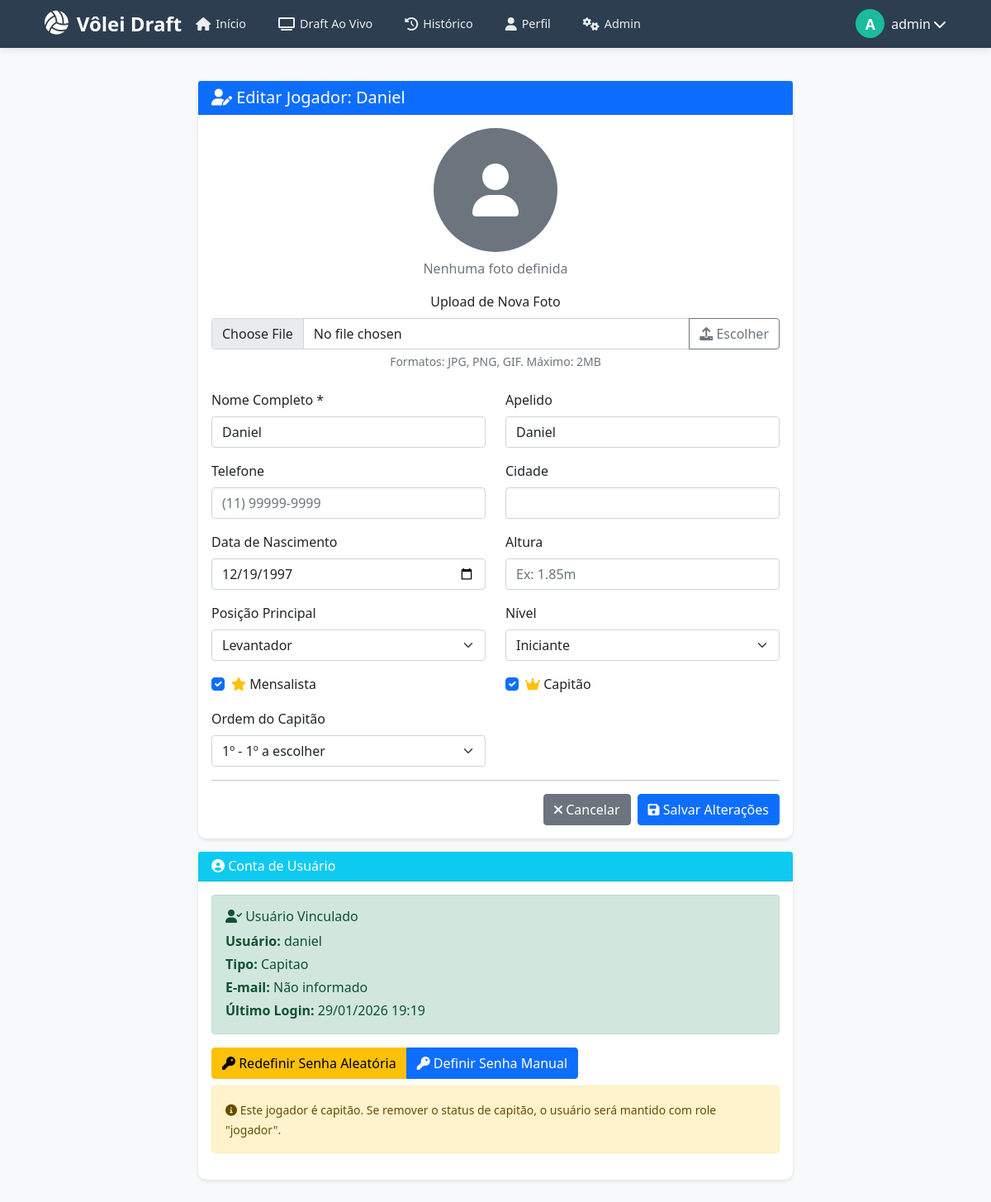
The page /admin/jogador/editar/2 (signed in) on the database as committed earlier.
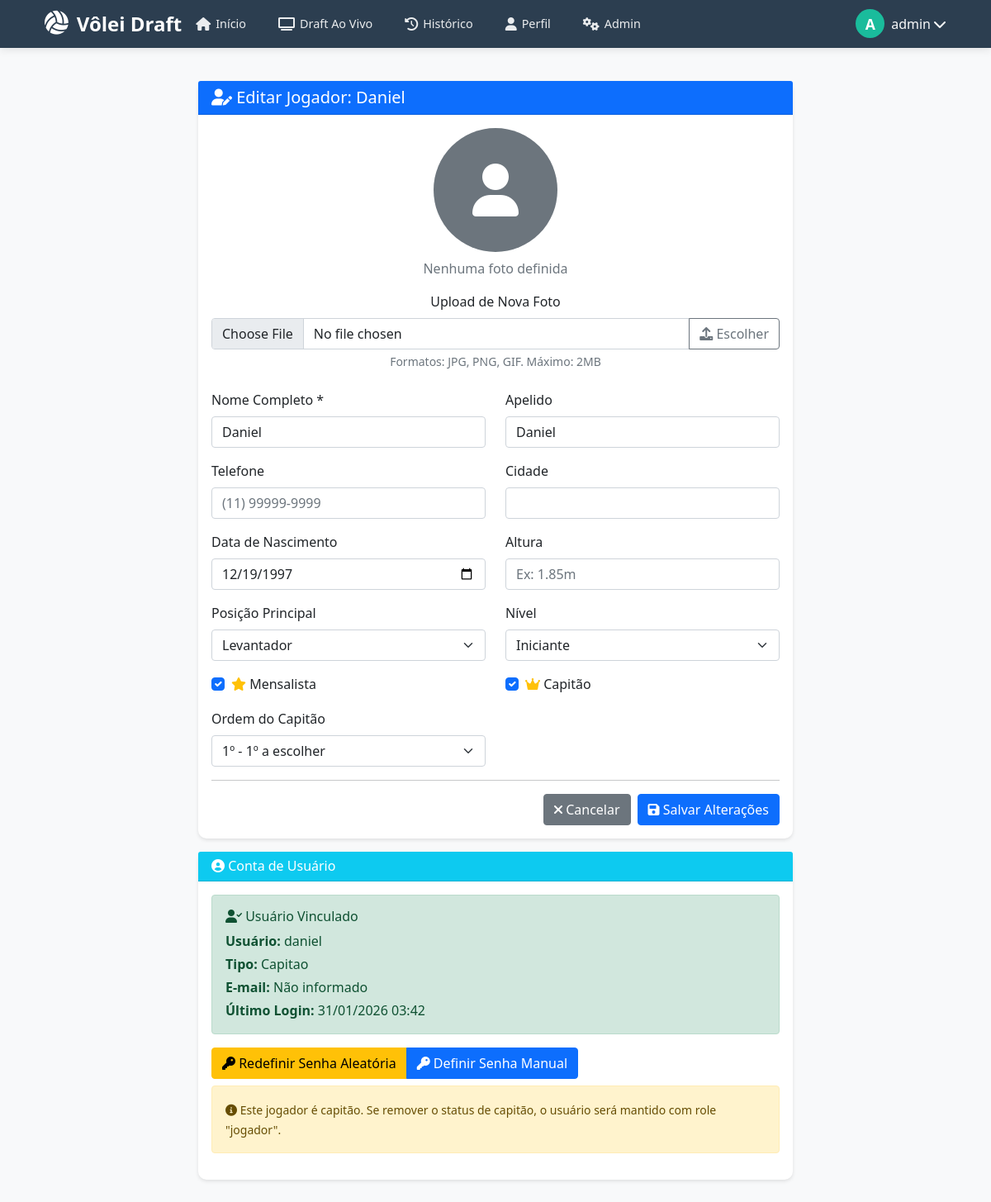
The same page on the database as committed later.
### app.py (models this page shows)
class User(UserMixin, db.Model):
    id = db.Column(db.Integer, primary_key=True)
    username = db.Column(db.String(80), unique=True, nullable=False)
    password = db.Column(db.String(200), nullable=False)
    email = db.Column(db.String(120), unique=True, nullable=True)
    role = db.Column(db.String(20), nullable=False, default='jogador')
    jogador_id = db.Column(db.Integer, db.ForeignKey('jogador.id'))
    created_at = db.Column(db.DateTime, default=datetime.utcnow)
    last_login = db.Column(db.DateTime)
    foto_perfil = db.Column(db.String(200))
    jogador = db.relationship('Jogador', back_populates='user', uselist=False)

### app.py (the view, shortened to what this page needs)
@app.route('/admin/jogador/editar/<int:id>', methods=['GET', 'POST'])
@admin_required
def editar_jogador(id):
    jogador = Jogador.query.get_or_404(id)
    return render_template('admin/editar_jogador.html', jogador=jogador)

### app.py (called while the page is built)
def admin_required(f):
    @wraps(f)
    def decorated_function(*args, **kwargs):
        if not current_user.is_authenticated or current_user.role != 'admin':
            flash('Acesso restrito a administradores!', 'danger')
            return redirect(url_for('login'))
        return f(*args, **kwargs)
    return decorated_function

@login_manager.user_loader
def load_user(user_id):
    return User.query.get(int(user_id))

@app.before_request
def check_profile_completion():
    if current_user.is_authenticated:
        exempt_routes = ['completar_perfil', 'logout', 'static', 'login']
        if request.endpoint in exempt_routes:
            return
        if current_user.role == 'admin':
            return
        if not current_user.jogador_id:
            if request.endpoint != 'completar_perfil':
                flash('Complete seu perfil de jogador para continuar.', 'info')
                return redirect(url_for('completar_perfil'))

def format_date_func(value, format='%d/%m/%Y'):
    if value:
        if isinstance(value, datetime):
            return value.strftime(format)
        elif isinstance(value, date):
            return value.strftime(format)
    return ''

### templates/admin/editar_jogador.html (shortened to what the changed rows need)
{% extends "admin/base.html" %}
{% block admin_content %}
<div class="row justify-content-center">
    <div class="col-md-8">
        <div class="card mt-3">
            <div class="card-body">
                {% if jogador.user %}
                    <div class="alert alert-success">
                        <h6><i class="fas fa-user-check"></i> Usuário Vinculado</h6>
                        <p class="mb-1"><strong>Usuário:</strong> {{ jogador.user.username }}</p>
                        <p class="mb-1"><strong>Tipo:</strong> {{ jogador.user.role|title }}</p>
                        <p class="mb-1"><strong>E-mail:</strong> {{ jogador.user.email or 'Não informado' }}</p>
                        <p class="mb-0"><strong>Último Login:</strong>
                            {% if jogador.user.last_login %}
                                {{ format_date(jogador.user.last_login, '%d/%m/%Y %H:%M') }}
                            {% else %}
                                Nunca fez login
                            {% endif %}
                        </p>
                    </div>
                    <div class="btn-group">
                        <button type="button" class="btn btn-warning" onclick="resetPassword({{ jogador.id }})">
                            <i class="fas fa-key"></i> Redefinir Senha Aleatória
                        </button>
                        <a href="{{ url_for('mudar_senha_jogador', id=jogador.id) }}" class="btn btn-primary">
                            <i class="fas fa-key"></i> Definir Senha Manual
                        </a>
                    </div>
                    {% if jogador.capitao %}
                    <div class="alert alert-warning mt-2">
                        <small><i class="fas fa-info-circle"></i> Este jogador é capitão. Se remover o status de capitão,
                        o usuário será mantido com role "jogador".</small>
                    </div>
                    {% endif %}
                {% endif %}
            </div>
        </div>
    </div>
</div>
{% endblock %}

Rows that differ between the two databases and show on the page:
changed User "daniel": last_login "29/01/2026 19:19" → "31/01/2026 03:42"
